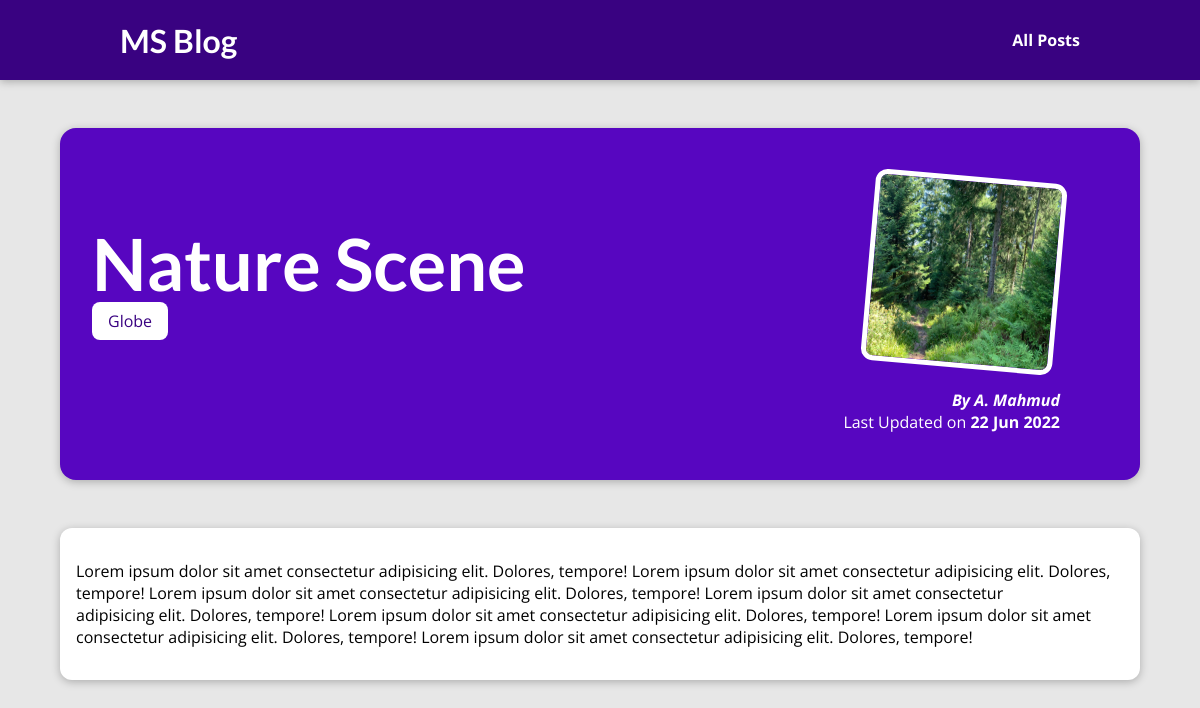
/posts/nature-scene, run on the app's committed database.
### blog/models.py (models this page shows, shortened)
class Post(models.Model):
    title=models.CharField(max_length=15)
    excerpt=models.CharField(max_length=200)
    image_name=models.CharField(max_length=100)
    date=models.DateField(auto_now=True)
    slug=models.SlugField(unique=True,db_index=True)
    content=models.TextField(validators=[MinLengthValidator(10)])
    author=models.ForeignKey(Author,on_delete=models.SET_NULL,null=True,related_name="posts")
    tags=models.ManyToManyField(Tag,)

class Tag(models.Model):
    caption=models.CharField(max_length=20)

class Author(models.Model):
    first_name=models.CharField(max_length=100)
    last_name=models.CharField(max_length=100)
    email_address=models.EmailField()
    def full_name(self):
        return f"{self.first_name} {self.last_name}"
    def __str__(self):
        return self.full_name()

### blog/views.py (the view)
# urls.py: path("posts/<slug:slug>",views.post_detail,name='post-detail-page')
def post_detail(request,slug):
    identified_post=get_object_or_404(Post,slug=slug)
    return render(request,"blog/post-detail.html",{
        "post":identified_post,
        "post_tags":identified_post.tags.all()
    })

### blog/templates/blog/post-detail.html (shortened to what this page needs)
{%extends "base.html"%}
{%load static%}
{%block css_files%}
<link rel="stylesheet" href="{%static "blog/post-detail.css"%}">
{%endblock%}
{%block content%}
<section id="summary">
    <h2>{{post.title}}</h2>
    <div>
        {% for tag in post_tags %}
        <span class='tag'>{{tag.caption}}</span>
        {% endfor %}
    </div>
    <article>
        <img src="{%static "blog/images/"|add:post.image_name%}" alt="Post Title">
        <address>By <a href="mailto:{{post.author.email_address}}">{{post.author|title}}</a></address>
        <div>
            Last Updated on <time>{{post.date|date:"d M Y"}}</time>
        </div>
    </article>
</section>
<main>
    {{post.content|linebreaks}}
</main>
{%endblock%}

### static/app.css (style rules this page uses)
* { box-sizing: border-box; }
html { font-family: "Open Sans", "Lato", sans-serif; }
body { margin: 0; }
h1, h2, h3 { font-family: "Lato", sans-serif; font-weight: bold; }

### blog/static/blog/post-detail.css (style rules this page uses)
body { background-color: #e7e7e7; }
#summary { margin: 8rem auto 3rem auto; padding: 2rem; width: 90%; max-width: 90rem; border-radius: 16px; background-color: #5706c0; position: relative; box-shadow: 0 2px 8px rgba(0, 0, 0, 0.25); height: 22rem; }
#summary h2 { color: white; font-size: 4.5rem; margin-bottom: 0.25rem; }
#summary article { position: absolute; top: 2rem; right: 3rem; padding: 1rem 2rem; border-radius: 12px; text-align: right; color: white; }
#summary article img { width: 12rem; height: 12rem; border-radius: 12px; transform: rotateZ(5deg); border: 5px solid white; margin-bottom: 1rem; }
#summary address { font-weight: bold; }
#summary a { color: white; text-decoration: none; }
#summary time { font-weight: bold; }
main { width: 90%; max-width: 90rem; margin: 3rem auto; background-color: white; padding: 1rem; border-radius: 12px; box-shadow: 0 2px 8px rgba(0, 0, 0, 0.25); }
.tag { background-color: white; color: #390281; padding: 0.5rem 1rem; border-radius: 8px; }

### data on the page
Post: title "Nature Scene", image_name (picture), author "A. Mahmud", date "22 Jun 2022", content "Lorem ipsum dolor sit amet consectetur adipisicing elit. Dolores, tempore! Lorem ipsum dolor sit amet consectetur adipisicing elit. Dolores, tempore! Lorem ipsum dolor sit amet consectetur adipisicing elit. Dolores, tempore! Lorem ipsum dolor sit amet consectetur adipisicing elit. Dolores, tempore! Lorem ipsum dolor sit amet consectetur adipisicing elit. Dolores, tempore! Lorem ipsum dolor sit amet consectetur adipisicing elit. Dolores, tempore! Lorem ipsum dolor sit amet consectetur adipisicing elit. Dolores, tempore!"
Tag: caption "Globe"
